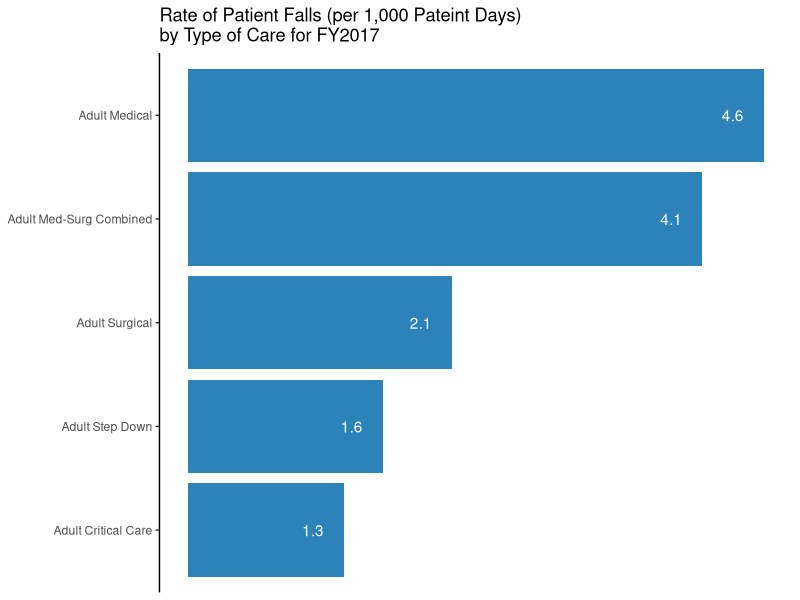

Source code (R):
## ---- chunk 1
knitr::opts_chunk$set(echo = TRUE, warning = FALSE, message = FALSE)
## ---- chunk 2
library(tidyr)
library(magrittr)
library(ggplot2)
library(stringr)
library(dplyr)
## ---- chunk 3
ds <- readxl::read_excel(
    path   = "Tableau 10 Training Practice Data.xlsx" 
    ,sheet = "02 - Patient Falls-Single Hosp"
    )
## ---- chunk 4
#should make reusable forumla at later time
names(ds) <- tolower(names(ds))
names(ds) <- str_replace_all(names(ds)," ", "_")

## ---- chunk 5
ds1 <- ds %>% 
  gather("patient_falls_no_injury_rate" , "patient_falls_with_injury_rate"
         ,key   = "injury" 
         ,value = "rate" ) %>% 
  mutate(injury = (injury == "patient_falls_with_injury_rate"))
         
## ---- chunk 6
b1 <- ds %>% 
  ggplot(mapping = aes(x = reorder(type_of_care,total_patient_falls_rate ) , y = total_patient_falls_rate)) +
  geom_col(fill = "#2b83ba") + 
  coord_flip() +
  scale_y_continuous(breaks = NULL) +
  theme(axis.ticks = element_blank()) +
  labs(title = "Rate of Patient Falls (per 1,000 Pateint Days)\nby Type of Care for FY2017"
      ,x     = NULL
      ,y     = NULL
      ) +
  theme_classic() +
  geom_text(aes(label = format(total_patient_falls_rate, digits = 2)), nudge_y = -.25, color = "white")
  
b1
